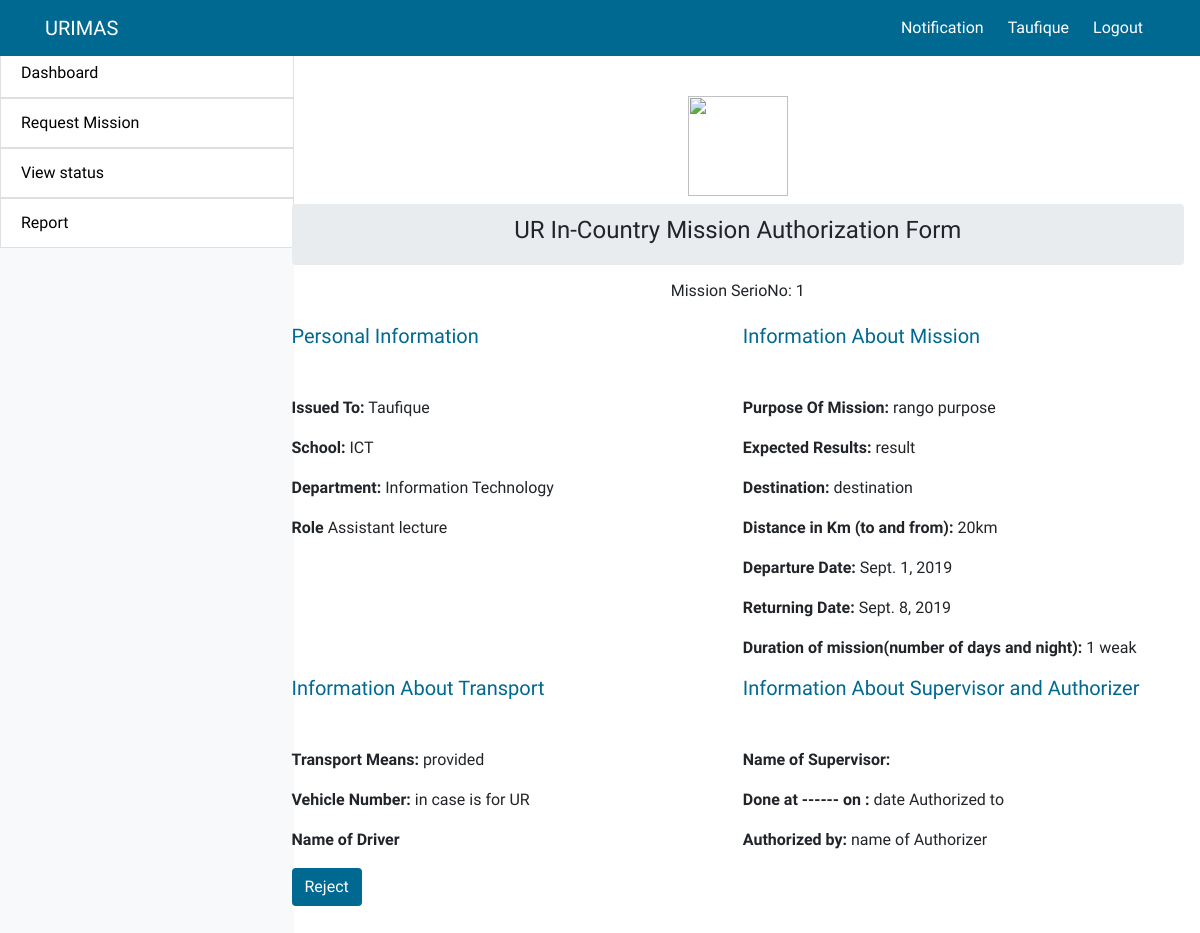
Page /invitation/1/ (signed in) on the committed database.
### urimasapp/models.py (models this page shows, shortened)
class User(AbstractUser):
    is_member = models.BooleanField(default=False)
    is_supervisor = models.BooleanField(default=False)
    is_authorizer = models.BooleanField(default=False)

class Mission(models.Model):
    owner = models.ForeignKey(User, on_delete=models.CASCADE, related_name='missions')
    role = models.ForeignKey(Role, on_delete=models.CASCADE, related_name='missions')
    category = models.ForeignKey(Category, on_delete=models.CASCADE)
    department = models.ForeignKey(Department, on_delete=models.CASCADE)
    mission_purpose = models.CharField(max_length=100)
    mission_result = models.CharField(max_length=100)
    mission_destination = models.CharField(max_length=100)
    distance = models.CharField(max_length=20)
    departure_date = models.DateField()
    returning_date = models.DateField()
    mission_duration = models.CharField(max_length=50)
    transport = models.ForeignKey(Transport, on_delete=models.CASCADE)
    date = models.DateTimeField(auto_now_add=True)
    school = models.ForeignKey(School, on_delete=models.CASCADE)
    status = models.CharField(max_length=20, choices=STATUS, default='Pending')
    invitation = models.FileField(upload_to='doc_file')

class School(models.Model):
    name = models.CharField(max_length=50)
    category = models.ForeignKey(Category, on_delete=models.CASCADE)
    def __str__(self):
        return self.name

class Department(models.Model):
    name = models.CharField(max_length=100)
    category = models.ForeignKey(Category, on_delete=models.CASCADE)
    def __str__(self):
        return self.name

class Role(models.Model):
    name = models.CharField(max_length=30)
    category = models.ForeignKey(Category, on_delete=models.CASCADE)
    def __str__(self):
        return self.name

class Transport(models.Model):
    transport = models.CharField(max_length=50)
    def __str__(self):
        return self.transport

### urimasapp/views/supervisor.py (the view)
# urls.py: path('invitation/<int:mission_id>/', supervisor.mission_details, name='invitation'),
def mission_details(request, mission_id):
    invitation = get_object_or_404(Mission, pk=mission_id)
    return render(request, 'supervisor/mission_details.html', {'invitation': invitation})

### urimasapp/templates/supervisor/mission_details.html (shortened to what this page needs)
 {%extends 'base.html'%}
 {%load static %}
   {%block body%}
 <img class=" mx-auto d-block mb-2" src="{%static 'img/urlogo.png'%}" style="width:100px; height:100px;">
 <nav aria-label="breadcrumb">
    <ol class="breadcrumb justify-content-center">
      <li class="breadcrumb-item "><h4 class="text-center" > UR In-Country Mission Authorization Form</h4></li>
    </ol>
  </nav>
     <h6 class="text-center">Mission SerioNo: {{invitation.id}}</h6>
     <div class="form-row mt-4">
         <div class="form-group col-md-6 mb-0">
         <h5 style="color:#006991;" >Personal Information</h5>
         <div class="mt-5">
             <p> <b>Issued To:</b> {{invitation.owner}}</p>
             <p> <b>School:</b> {{invitation.school}}</p>
             <p> <b>Department:</b> {{invitation.department}}</p>
             <p> <b>Role</b> {{invitation.role}}</p>
         </div>
         </div>
         <div class="form-group col-md-6 mb-0">
         <h5 style="color:#006991;">Information About Mission</h5>
         <div class="mt-5">
             <p> <b>Purpose Of Mission:</b> {{invitation.mission_purpose}}</p>
             <p> <b>Expected Results:</b> {{invitation.mission_result}}</p>
             <p> <b>Destination:</b> {{invitation.mission_destination}}</p>
             <p> <b>Distance in Km (to and from):</b> {{invitation.distance}}</p>
             <p> <b>Departure Date:</b> {{invitation.departure_date}}</p>
             <p> <b>Returning Date:</b> {{invitation.returning_date}}</p>
             <p> <b>Duration of mission(number of days and night):</b> {{invitation.mission_duration}}</p>
         </div>
         </div>
         <div class="form-group col-md-6 mb-0">
         <h5 style="color:#006991;" >Information About Transport</h5>
         <div class="mt-5">
         <p> <b>Transport Means:</b> {{invitation.transport}}</p>
         <p> <b>Vehicle Number:</b> in case is for UR</p>
         <p> <b>Name of Driver</b> {{invitation.destination}}</p>
         </div>
         </div>
         <div class="form-group col-md-6 mb-0">
         <h5 style="color:#006991;" >Information About Supervisor and Authorizer</h5>
         <div class="mt-5">
         <p> <b>Name of Supervisor:</b> {{superv.user}}</p>
         <p> <b>Done at ------ on :</b> date Authorized to </p>
         <p> <b>Authorized by:</b> name of Authorizer</p>
         </div>
         </div>
     </div>
           <div class="justify-content-center">
             <div class="row">
                <div class="col-10">
                  <a href="{% url 'reject_mission' invitation.id %}" class=" text-right btn btnlogin text-white">Reject</a>
                </div>
             </div>
           </div>
   {%endblock%}

### templates/base.html (shortened to what this page needs)
<!doctype html>
{%load static%}
 <html lang="en">
   <head>
        <link rel="stylesheet" href="https://stackpath.bootstrapcdn.com/bootstrap/4.3.1/css/bootstrap.min.css">
        <link href="{%static 'css/mycss.css'%}" rel="stylesheet">
   </head>
      <body>
          <nav class="navbar navbar-expand-lg fixed-top  navbar-light urnav">
             <div class="container">
                 <a class="navbar-brand text-white" href="#">URIMAS</a>
                 <div class="collapse navbar-collapse" id="navbarSupportedContent">
                 {%if user.is_authenticated %}
                    <ul class="navbar-nav ml-auto">
                       <li class="nav-item dropdown mx-1">
                          <a href="#" class="nav-link text-white " style="display:inline"> Notification</a>
                       </li>
                       <li class="nav-item dropdown no-arrow mx-1">
                          <a href="#" class="nav-link text-white" style="display:inline">{{user.username}}</a>
                       </li>
                       <li class="nav-item dropdown no-arrow mx-1">
                          <a href="{%url 'logout'%}" class="nav-link text-white" style="display:inline">Logout</a>
                       </li>
                    </ul>
                 {%endif%}
                 </div>
             </div>
          </nav>
         {%if user.is_authenticated%}
            <div class="row mt-5">
                <div class="col-2">
                   <div class="list-group" id="sid" >
                      <div class="sid"><a  class="list-group-item "  href="{% url 'mission_request'%}">Dashboard</a></div>
                      <div class="sid"><a class="list-group-item "  href="{% url 'mission_add' %}">Request Mission</a></div>
                      <div class="sid"><a class="list-group-item"  href="{% url 'mission_request'%}">View status</a></div>
                      <div class="sid"><a class="list-group-item"  href="{% url 'report'%}" >Report</a></div>
                   </div>
                </div>
                <div class="col-9 mt-5 container mr-3">
                     {%block body%}
                     {%endblock%}
                </div>
            </div>
         {%endif%}
      </body>
 </html>

### static/css/mycss.css (style rules this page uses)
.urnav { background-color: #006991; }
.btnlogin { background-color: #006991; }
img { height:86px; width:86px; }

### templates/base.html (style rules this page uses)
body { font-family: 'Amiri', serif; }
.sid a { color:black; text-decoration:none; }
.list-group-item:last-child { margin-bottom: 0; border-bottom-right-radius: 0; border-bottom-left-radius: 0; }
.list-group-item:first-child { border-top-left-radius: 0; border-top-right-radius: 0; }
#sid { position:fixed; height:100%; background: #E8F0FE; }
@media screen and (min-width: 576px) { #sid { position:fixed; height:100%; width:8.5em; background-color:#f8f9fa; } }
@media screen and (min-width: 768px) { #sid { position:fixed; height:100%; background-color:#f8f9fa; width:11.5em; } }
@media screen and (min-width: 992px) { #sid { position:fixed; height:100%; width:15em; background-color:#f8f9fa; } }
@media screen and (min-width: 1200px) { #sid { position:fixed; height:100%; width:18.4em; background-color:#f8f9fa; } }

### rows in the picture
User: username "Taufique"
Mission: id "1", owner "Taufique", school "ICT", department "Information Technology", role "Assistant lecture", mission_purpose "rango purpose", mission_result "result", mission_destination "destination", distance "20km", departure_date "Sept. 1, 2019", returning_date "Sept. 8, 2019", mission_duration "1 weak", transport "provided"
